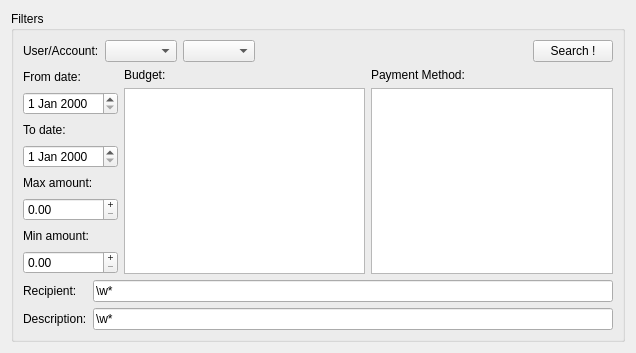
<?xml version="1.0" encoding="UTF-8"?>
<ui version="4.0">
 <class>SearchFilterForm</class>
 <widget class="QWidget" name="SearchFilterForm">
  <property name="geometry">
   <rect>
    <x>0</x>
    <y>0</y>
    <width>636</width>
    <height>353</height>
   </rect>
  </property>
  <property name="windowTitle">
   <string>Form</string>
  </property>
  <layout class="QVBoxLayout" name="verticalLayout">
   <item>
    <widget class="QGroupBox" name="filters_box">
     <property name="sizePolicy">
      <sizepolicy hsizetype="Preferred" vsizetype="Maximum">
       <horstretch>0</horstretch>
       <verstretch>1</verstretch>
      </sizepolicy>
     </property>
     <property name="title">
      <string>Filters</string>
     </property>
     <layout class="QVBoxLayout" name="verticalLayout_3">
      <item>
       <layout class="QHBoxLayout" name="horizontalLayout">
        <item>
         <widget class="QLabel" name="user_account_lab">
          <property name="text">
           <string>User/Account:</string>
          </property>
         </widget>
        </item>
        <item>
         <widget class="QComboBox" name="user_cb"/>
        </item>
        <item>
         <widget class="QComboBox" name="account_cb"/>
        </item>
        <item>
         <spacer name="horizontalSpacer">
          <property name="orientation">
           <enum>Qt::Horizontal</enum>
          </property>
          <property name="sizeHint" stdset="0">
           <size>
            <width>40</width>
            <height>20</height>
           </size>
          </property>
         </spacer>
        </item>
        <item>
         <widget class="QPushButton" name="search_btn">
          <property name="text">
           <string>Search !</string>
          </property>
         </widget>
        </item>
       </layout>
      </item>
      <item>
       <layout class="QHBoxLayout" name="horizontalLayout_2">
        <item>
         <layout class="QVBoxLayout" name="verticalLayout_5">
          <item>
           <widget class="QLabel" name="from_lab">
            <property name="text">
             <string>From date:</string>
            </property>
           </widget>
          </item>
          <item>
           <widget class="QDateEdit" name="from_date"/>
          </item>
          <item>
           <widget class="QLabel" name="to_lab">
            <property name="text">
             <string>To date:</string>
            </property>
           </widget>
          </item>
          <item>
           <widget class="QDateEdit" name="to_date"/>
          </item>
          <item>
           <widget class="QLabel" name="max_lab">
            <property name="text">
             <string>Max amount:</string>
            </property>
           </widget>
          </item>
          <item>
           <widget class="QDoubleSpinBox" name="max_sb">
            <property name="buttonSymbols">
             <enum>QAbstractSpinBox::PlusMinus</enum>
            </property>
            <property name="accelerated">
             <bool>true</bool>
            </property>
            <property name="maximum">
             <double>1000000000.000000000000000</double>
            </property>
           </widget>
          </item>
          <item>
           <widget class="QLabel" name="min_lab">
            <property name="text">
             <string>Min amount:</string>
            </property>
           </widget>
          </item>
          <item>
           <widget class="QDoubleSpinBox" name="min_sb">
            <property name="buttonSymbols">
             <enum>QAbstractSpinBox::PlusMinus</enum>
            </property>
            <property name="accelerated">
             <bool>true</bool>
            </property>
            <property name="maximum">
             <double>1000000000.000000000000000</double>
            </property>
           </widget>
          </item>
         </layout>
        </item>
        <item>
         <layout class="QVBoxLayout" name="verticalLayout_4">
          <item>
           <widget class="QLabel" name="budget_lab">
            <property name="text">
             <string>Budget:</string>
            </property>
           </widget>
          </item>
          <item>
           <widget class="QListWidget" name="budgets">
            <property name="editTriggers">
             <set>QAbstractItemView::NoEditTriggers</set>
            </property>
            <property name="selectionMode">
             <enum>QAbstractItemView::MultiSelection</enum>
            </property>
           </widget>
          </item>
         </layout>
        </item>
        <item>
         <layout class="QVBoxLayout" name="verticalLayout_7">
          <item>
           <widget class="QLabel" name="pm_lab">
            <property name="text">
             <string>Payment Method:</string>
            </property>
           </widget>
          </item>
          <item>
           <widget class="QListWidget" name="pms">
            <property name="editTriggers">
             <set>QAbstractItemView::NoEditTriggers</set>
            </property>
            <property name="selectionMode">
             <enum>QAbstractItemView::MultiSelection</enum>
            </property>
           </widget>
          </item>
         </layout>
        </item>
        <item>
         <layout class="QVBoxLayout" name="verticalLayout_6"/>
        </item>
       </layout>
      </item>
      <item>
       <layout class="QFormLayout" name="formLayout">
        <item row="0" column="0">
         <widget class="QLabel" name="recipient_lab">
          <property name="text">
           <string>Recipient:</string>
          </property>
         </widget>
        </item>
        <item row="0" column="1">
         <widget class="QLineEdit" name="recipient_le">
          <property name="text">
           <string>\w*</string>
          </property>
          <property name="placeholderText">
           <string>Regular expression... (type &quot;\w*&quot; here if you don't know what it means)</string>
          </property>
         </widget>
        </item>
        <item row="1" column="1">
         <widget class="QLineEdit" name="description_le">
          <property name="text">
           <string>\w*</string>
          </property>
          <property name="placeholderText">
           <string>Regular expression... (type &quot;\w*&quot; here if you don't know what it means)</string>
          </property>
         </widget>
        </item>
        <item row="1" column="0">
         <widget class="QLabel" name="description_lab">
          <property name="text">
           <string>Description:</string>
          </property>
         </widget>
        </item>
       </layout>
      </item>
     </layout>
    </widget>
   </item>
  </layout>
 </widget>
 <resources/>
 <connections/>
</ui>
